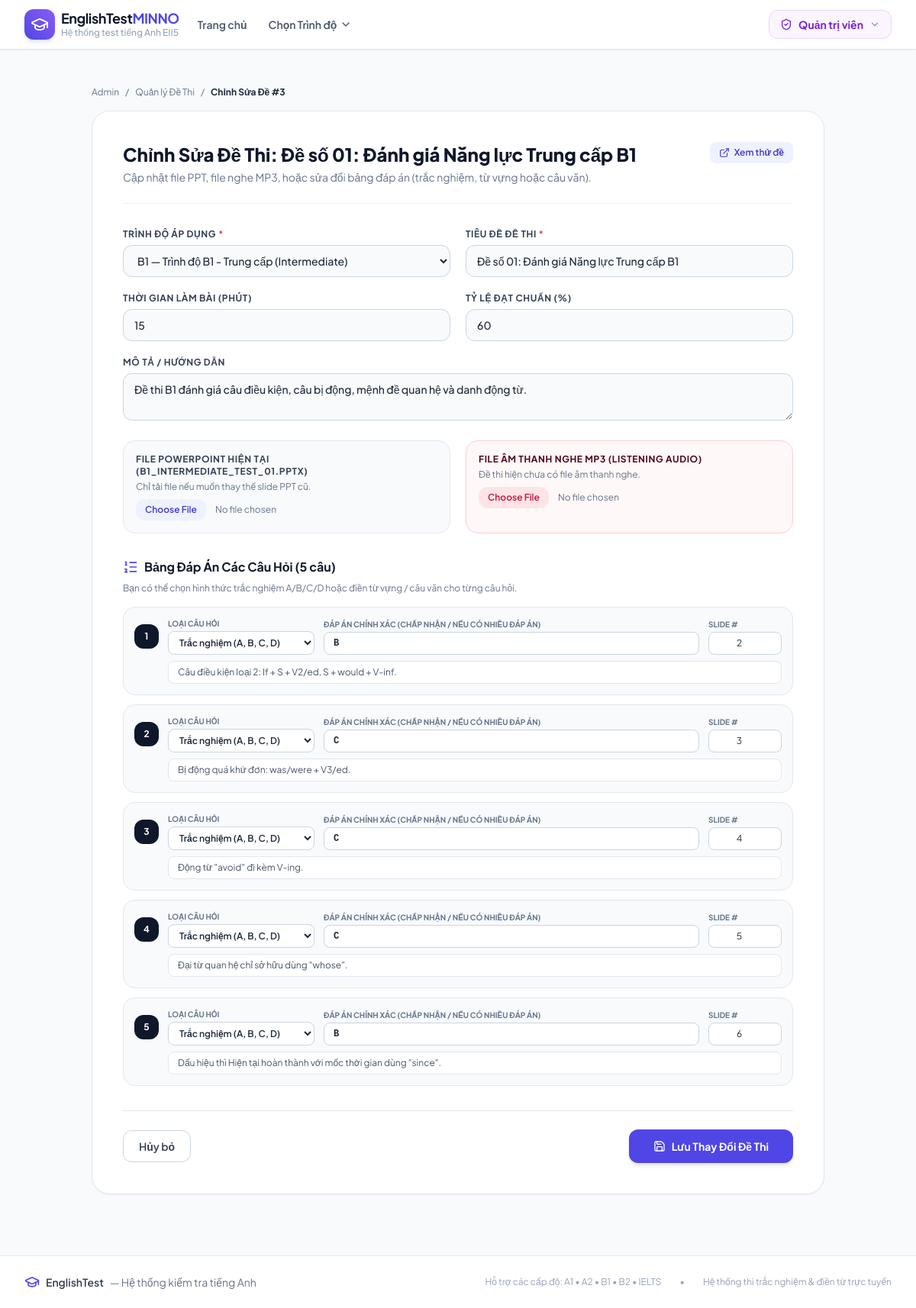
/admin/tests/3/edit (signed in), run on the app's committed database.
### models.py (models this page shows, shortened)
class Test(db.Model):
    __tablename__ = 'tests'
    id = db.Column(db.Integer, primary_key=True)
    level_id = db.Column(db.Integer, db.ForeignKey('levels.id', ondelete='CASCADE'), nullable=False)
    title = db.Column(db.String(200), nullable=False)
    description = db.Column(db.Text, nullable=True)
    ppt_filename = db.Column(db.String(255), nullable=True)      # Original filename
    ppt_filepath = db.Column(db.String(500), nullable=True)      # Relative or abs path to ppt file
    slides_folder = db.Column(db.String(500), nullable=True)     # Relative folder under static/ containing slide images
    audio_filename = db.Column(db.String(255), nullable=True)    # Original audio filename (.mp3, .wav)
    audio_filepath = db.Column(db.String(500), nullable=True)    # Relative path under static/ to audio file
    total_slides = db.Column(db.Integer, default=0)
    time_limit_minutes = db.Column(db.Integer, default=15)       # 0 = unlimited
    total_questions = db.Column(db.Integer, default=10)
    pass_percentage = db.Column(db.Integer, default=50)
    is_active = db.Column(db.Boolean, default=True)
    created_at = db.Column(db.DateTime, default=datetime.utcnow)
    questions = db.relationship('Question', backref='test', lazy=True, cascade='all, delete-orphan', order_by='Question.question_number')
    submissions = db.relationship('Submission', backref='test', lazy=True, cascade='all, delete-orphan')

class Level(db.Model):
    __tablename__ = 'levels'
    id = db.Column(db.Integer, primary_key=True)
    code = db.Column(db.String(20), unique=True, nullable=False)  # 'A1', 'A2', 'B1', 'B2', 'C1', 'IELTS'
    name = db.Column(db.String(100), nullable=False)              # 'Trình độ A1 - Căn bản'
    description = db.Column(db.Text, nullable=True)
    badge_color = db.Column(db.String(30), default='blue')        # 'blue', 'green', 'amber', 'purple', 'rose'
    icon_name = db.Column(db.String(50), default='book-open')
    order_num = db.Column(db.Integer, default=1)
    is_active = db.Column(db.Boolean, default=True)
    created_at = db.Column(db.DateTime, default=datetime.utcnow)
    tests = db.relationship('Test', backref='level', lazy=True, cascade='all, delete-orphan')
    @property
    def active_tests_count(self):
        return len([t for t in self.tests if t.is_active])

class Question(db.Model):
    __tablename__ = 'questions'
    id = db.Column(db.Integer, primary_key=True)
    test_id = db.Column(db.Integer, db.ForeignKey('tests.id', ondelete='CASCADE'), nullable=False)
    question_number = db.Column(db.Integer, nullable=False)
    question_text = db.Column(db.Text, nullable=True)            # Prompt or question detail
    question_type = db.Column(db.String(30), default='single_choice') # 'single_choice', 'text_input'
    options_json = db.Column(db.Text, default='["A", "B", "C", "D"]') # Available choices
    correct_answer = db.Column(db.String(255), nullable=False)   # E.g. "A" or "elephant" or "centre / center"
    slide_number = db.Column(db.Integer, default=1)              # Associated PPT slide number
    audio_file = db.Column(db.String(500), nullable=True)        # Optional question-specific audio clip
    points = db.Column(db.Float, default=1.0)
    explanation = db.Column(db.Text, nullable=True)

### app.py (the view, shortened to what this page needs)
@app.route('/admin/tests/<int:test_id>/edit', methods=['GET', 'POST'])
@admin_required
def admin_edit_test(test_id):
    test = Test.query.get_or_404(test_id)
    levels = Level.query.filter_by(is_active=True).order_by(Level.order_num).all()
    return render_template('admin/test_edit.html', test=test, levels=levels)

### templates/admin/test_edit.html (shortened to what this page needs)
{% extends 'base.html' %}
{% block content %}
<div class="max-w-5xl mx-auto px-4 sm:px-6 lg:px-8 py-8">
    <div class="flex items-center space-x-2 text-xs text-slate-500 mb-4">
        <a href="{{ url_for('admin_dashboard') }}" class="hover:text-indigo-600">Admin</a>
        <span>/</span>
        <a href="{{ url_for('admin_tests') }}" class="hover:text-indigo-600">Quản lý Đề Thi</a>
        <span>/</span>
        <span class="text-slate-800 font-bold">Chỉnh Sửa Đề #{{ test.id }}</span>
    </div>
    <div class="bg-white rounded-3xl border border-slate-200 shadow-sm overflow-hidden p-6 md:p-10">
        <div class="mb-8 pb-6 border-b border-slate-100 flex items-start justify-between">
            <div>
                <h1 class="text-2xl font-extrabold text-slate-900">
                    Chỉnh Sửa Đề Thi: {{ test.title }}
                </h1>
                <p class="text-slate-500 text-sm mt-1">
                    Cập nhật file PPT, file nghe MP3, hoặc sửa đổi bảng đáp án (trắc nghiệm, từ vựng hoặc câu văn).
                </p>
            </div>
            <a href="{{ url_for('take_test', test_id=test.id) }}" target="_blank" class="px-3 py-1.5 rounded-lg bg-indigo-50 text-indigo-700 font-semibold text-xs flex items-center space-x-1.5 hover:bg-indigo-100 transition">
                <i data-lucide="external-link" class="w-3.5 h-3.5"></i>
                <span>Xem thử đề</span>
            </a>
        </div>
        <form method="POST" action="{{ url_for('admin_edit_test', test_id=test.id) }}" enctype="multipart/form-data" class="space-y-8">
            <div class="grid grid-cols-1 md:grid-cols-2 gap-5">
                <div>
                    <label for="level_id" class="block text-xs font-bold text-slate-700 uppercase tracking-wider mb-1.5">
                        Trình độ áp dụng <span class="text-rose-500">*</span>
                    </label>
                    <select name="level_id" id="level_id" required class="w-full px-3.5 py-2.5 bg-slate-50 border border-slate-300 rounded-xl focus:ring-2 focus:ring-indigo-500 font-medium text-sm">
                        {% for lvl in levels %}
                        <option value="{{ lvl.id }}" {% if lvl.id == test.level_id %}selected{% endif %}>
                            {{ lvl.code }} — {{ lvl.name }}
                        </option>
                        {% endfor %}
                    </select>
                </div>
                <div>
                    <label for="title" class="block text-xs font-bold text-slate-700 uppercase tracking-wider mb-1.5">
                        Tiêu đề đề thi <span class="text-rose-500">*</span>
                    </label>
                    <input
                        type="text"
                        name="title"
                        id="title"
                        value="{{ test.title }}"
                        required
                        class="w-full px-3.5 py-2.5 bg-slate-50 border border-slate-300 rounded-xl focus:ring-2 focus:ring-indigo-500 font-medium text-sm"
                    >
                </div>
                <div>
                    <label for="time_limit_minutes" class="block text-xs font-bold text-slate-700 uppercase tracking-wider mb-1.5">
                        Thời gian làm bài (Phút)
                    </label>
                    <input
                        type="number"
                        name="time_limit_minutes"
                        id="time_limit_minutes"
                        value="{{ test.time_limit_minutes }}"
                        min="1"
                        class="w-full px-3.5 py-2.5 bg-slate-50 border border-slate-300 rounded-xl focus:ring-2 focus:ring-indigo-500 font-medium text-sm"
                    >
                </div>
                <div>
                    <label for="pass_percentage" class="block text-xs font-bold text-slate-700 uppercase tracking-wider mb-1.5">
                        Tỷ lệ đạt chuẩn (%)
                    </label>
                    <input
                        type="number"
                        name="pass_percentage"
                        id="pass_percentage"
                        value="{{ test.pass_percentage }}"
                        min="1"
                        max="100"
                        class="w-full px-3.5 py-2.5 bg-slate-50 border border-slate-300 rounded-xl focus:ring-2 focus:ring-indigo-500 font-medium text-sm"
                    >
                </div>
                <div class="md:col-span-2">
                    <label for="description" class="block text-xs font-bold text-slate-700 uppercase tracking-wider mb-1.5">
                        Mô tả / Hướng dẫn
                    </label>
                    <textarea
                        name="description"
                        id="description"
                        rows="2"
                        class="w-full px-3.5 py-2.5 bg-slate-50 border border-slate-300 rounded-xl focus:ring-2 focus:ring-indigo-500 font-medium text-sm"
                    >{{ test.description or '' }}</textarea>
                </div>
                <div class="bg-slate-50 p-4 rounded-2xl border border-slate-200">
                    <label class="block text-xs font-bold text-slate-700 uppercase tracking-wider mb-1">
                        File PowerPoint hiện tại ({{ test.ppt_filename or 'Không có' }})
                    </label>
                    <p class="text-xs text-slate-500 mb-2">Chỉ tải file nếu muốn thay thế slide PPT cũ.</p>
                    <input
                        type="file"
                        name="ppt_file"
                        accept=".pptx,.ppt"
                        class="text-xs text-slate-500 file:mr-3 file:py-1.5 file:px-3 file:rounded-xl file:border-0 file:text-xs file:font-semibold file:bg-indigo-50 file:text-indigo-700 hover:file:bg-indigo-100"
                    >
                </div>
                <div class="bg-rose-50/50 p-4 rounded-2xl border border-rose-200">
                    <label class="block text-xs font-bold text-rose-950 uppercase tracking-wider mb-1">
                        File Âm Thanh Nghe MP3 (Listening Audio)
                    </label>
                    {% if test.audio_filepath %}
                    <div class="mb-2 p-2 bg-white rounded-xl border border-rose-200 flex items-center justify-between">
                        <div class="flex items-center space-x-2 truncate">
                            <i data-lucide="headphones" class="w-4 h-4 text-rose-600 flex-shrink-0"></i>
                            <span class="text-xs font-bold text-slate-800 truncate">{{ test.audio_filename or 'audio.mp3' }}</span>
                        </div>
                        <audio src="{{ url_for('static', filename=test.audio_filepath) }}" controls class="h-8 max-w-[200px]"></audio>
                    </div>
                    <label class="inline-flex items-center space-x-2 text-xs text-rose-700 font-medium cursor-pointer mb-2">
                        <input type="checkbox" name="remove_audio" value="1" class="rounded text-rose-600">
                        <span>Xóa file âm thanh này khỏi đề thi</span>
                    </label>
                    {% else %}
                    <p class="text-xs text-slate-500 mb-2">Đề thi hiện chưa có file âm thanh nghe.</p>
                    {% endif %}
                    <div>
                        <input
                            type="file"
                            name="audio_file"
                            accept=".mp3,.wav,.m4a,.ogg"
                            class="text-xs text-slate-500 file:mr-3 file:py-1.5 file:px-3 file:rounded-xl file:border-0 file:text-xs file:font-semibold file:bg-rose-100 file:text-rose-700 hover:file:bg-rose-200"
                        >
                    </div>
                </div>
            </div>
            <div>
                <h3 class="text-base font-bold text-slate-900 mb-2 flex items-center space-x-2">
                    <i data-lucide="list-ordered" class="w-5 h-5 text-indigo-600"></i>
                    <span>Bảng Đáp Án Các Câu Hỏi ({{ test.questions|length }} câu)</span>
                </h3>
                <p class="text-xs text-slate-500 mb-4">
                    Bạn có thể chọn hình thức trắc nghiệm A/B/C/D hoặc điền từ vựng / câu văn cho từng câu hỏi.
                </p>
                <div class="space-y-3">
                    {% for q in test.questions %}
                    <div class="p-3.5 bg-slate-50 rounded-2xl border border-slate-200 space-y-2">
                        <div class="flex flex-wrap items-center gap-3">
                            <span class="w-8 h-8 rounded-xl bg-slate-900 text-white font-bold text-xs flex items-center justify-center flex-shrink-0">
                                {{ q.question_number }}
                            </span>
                            <div class="w-48">
                                <label class="block text-[10px] text-slate-500 font-bold uppercase mb-0.5">Loại câu hỏi</label>
                                <select name="q_type_{{ q.id }}" class="w-full px-2.5 py-1.5 text-xs font-semibold bg-white border border-slate-300 rounded-lg">
                                    <option value="single_choice" {% if q.question_type == 'single_choice' %}selected{% endif %}>
                                        Trắc nghiệm (A, B, C, D)
                                    </option>
                                </select>
                            </div>
                            <div class="flex-1 min-w-[220px]">
                                <label class="block text-[10px] text-slate-500 font-bold uppercase mb-0.5">
                                    Đáp án chính xác (chấp nhận / nếu có nhiều đáp án)
                                </label>
                                <input
                                    type="text"
                                    name="q_ans_{{ q.id }}"
                                    value="{{ q.correct_answer }}"
                                    required
                                    class="w-full px-3 py-1.5 text-xs font-mono font-bold bg-white border border-slate-300 rounded-lg"
                                >
                            </div>
                            <div class="w-24">
                                <label class="block text-[10px] text-slate-500 font-bold uppercase mb-0.5">Slide #</label>
                                <input
                                    type="number"
                                    name="q_slide_{{ q.id }}"
                                    value="{{ q.slide_number }}"
                                    min="1"
                                    class="w-full px-2 py-1.5 text-xs bg-white border border-slate-300 rounded-lg text-center"
                                >
                            </div>
                        </div>
                        <div class="pl-11">
                            <input
                                type="text"
                                name="q_exp_{{ q.id }}"
                                value="{{ q.explanation or '' }}"
                                placeholder="Giải thích ngữ pháp hoặc từ vựng..."
                                class="w-full px-3 py-1.5 text-xs bg-white border border-slate-200 rounded-lg text-slate-600"
                            >
                        </div>
                    </div>
                    {% endfor %}
                </div>
            </div>
            <div class="pt-6 border-t border-slate-200 flex items-center justify-between">
                <a href="{{ url_for('admin_tests') }}" class="px-5 py-2.5 rounded-xl border border-slate-300 text-slate-700 font-semibold hover:bg-slate-50 text-sm transition">
                    Hủy bỏ
                </a>
                <button
                    type="submit"
                    class="px-8 py-3 bg-indigo-600 hover:bg-indigo-700 text-white font-bold rounded-xl text-sm shadow-md transition flex items-center space-x-2"
                >
                    <i data-lucide="save" class="w-4 h-4"></i>
                    <span>Lưu Thay Đổi Đề Thi</span>
                </button>
            </div>
        </form>
    </div>
</div>
{% endblock %}

### data on the page
Test: id "3", title "Đề số 01: Đánh giá Năng lực Trung cấp B1", level_id "B1 — Trình độ B1 - Trung cấp (Intermediate)", time_limit_minutes "15", pass_percentage "60", description "Đề thi B1 đánh giá câu điều kiện, câu bị động, mệnh đề quan hệ và danh động từ.", ppt_filename "B1_INTERMEDIATE_TEST_01.PPTX"
Question: question_number "1", question_type+id "Trắc nghiệm (A, B, C, D)", correct_answer "B", slide_number "2", id "Câu điều kiện loại 2: If + S + V2/ed, S + would + V-inf."
Question: question_number "2", question_type+id "Trắc nghiệm (A, B, C, D)", correct_answer "C", slide_number "3", id "Bị động quá khứ đơn: was/were + V3/ed."
Question: question_number "3", question_type+id "Trắc nghiệm (A, B, C, D)", correct_answer "C", slide_number "4", id "Động từ \"avoid\" đi kèm V-ing."
Question: question_number "4", question_type+id "Trắc nghiệm (A, B, C, D)", correct_answer "C", slide_number "5", id "Đại từ quan hệ chỉ sở hữu dùng \"whose\"."
Question: question_number "5", question_type+id "Trắc nghiệm (A, B, C, D)", correct_answer "B", slide_number "6", id "Dấu hiệu thì Hiện tại hoàn thành với mốc thời gian dùng \"since\"."

### other printed values
{{ test.questions|length }} "5"
